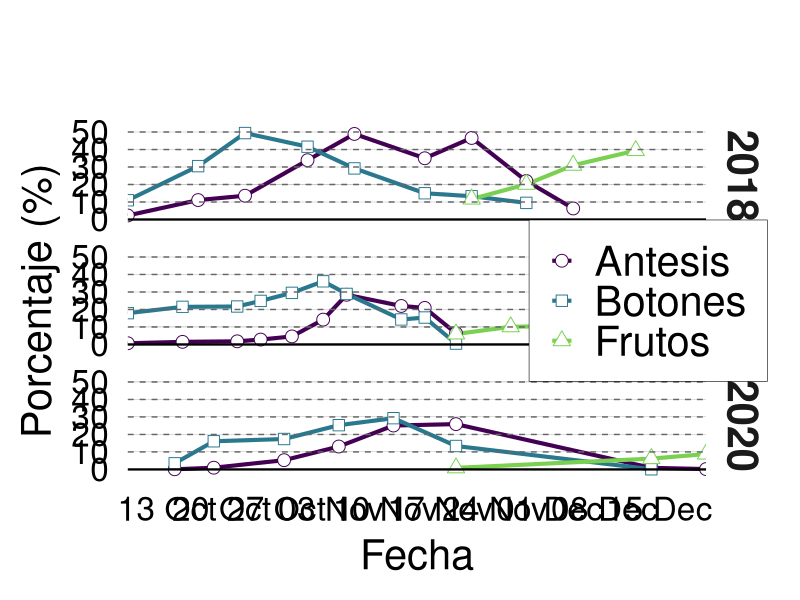
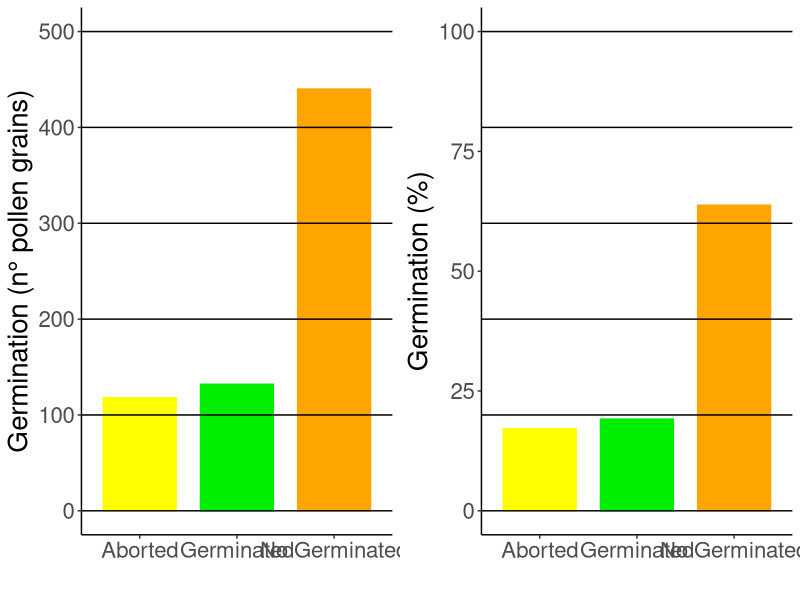

The R source for these figures, in order:
## ---- chunk 1
knitr::opts_chunk$set(warning = FALSE, message = FALSE, echo = FALSE)

#Load library
library(readxl)

#Create object "db_met_mor" which contains climate data
db_fen_mor <- read_excel("database.xlsx", sheet = "III_fenologia")

db_fen_mor$year<-as.factor(db_fen_mor$year)
db_fen_mor$date<-as.Date(db_fen_mor$date, format="%d/%m")
db_fen_mor$fen<-as.factor(db_fen_mor$fen)

db_fen_mor2<-subset(db_fen_mor, db_fen_mor$var >= 0.1)

library(ggplot2)
# f1<-ggplot(data=db_fen_mor2, aes(x=date, y=var, group = fen, color=fen, shape=fen)) +
#   geom_line(size=1.5,)+
#   scale_color_manual(values=c("yellow", "green2","orange"))+
#   geom_point(size=4, shape=20) +
#   labs(y="%", x="")+
#   theme(panel.grid.major.x = element_blank())+
#   facet_grid(year~.)+
#   theme_classic()+
#   theme(text = element_text(size=20))+
#   theme(legend.title=element_blank())+
#   theme(legend.position = c(0.10, 0.90))+
#   scale_x_date(date_breaks = "1 week", date_labels =  "%d %b")+
#   geom_hline(aes(yintercept=0), color="black")+
#   geom_hline(aes(yintercept=10), color="black")+
#   geom_hline(aes(yintercept=20), color="black")+
#   geom_hline(aes(yintercept=30), color="black")+
#   geom_hline(aes(yintercept=40), color="black")+
#   geom_hline(aes(yintercept=50), color="black")
# 
# f1

## ---- chunk 2
knitr::opts_chunk$set(warning = FALSE, message = FALSE, echo = FALSE)

# Cargar librerías necesarias
library(readxl)
library(ggplot2)
library(viridis)

# Leer datos
db_fen_mor <- read_excel("database.xlsx", sheet = "III_fenologia")

# Preprocesar datos
db_fen_mor$year <- as.factor(db_fen_mor$year)
db_fen_mor$date <- as.Date(db_fen_mor$date, format="%d/%m")
db_fen_mor$fen <- as.factor(db_fen_mor$fen)
db_fen_mor2 <- subset(db_fen_mor, db_fen_mor$var >= 0.1)

# Crear gráfico mejorado
gg_fenologia <- ggplot(data=db_fen_mor2, aes(x=date, y=var, group=fen, color=fen)) +
  geom_line(size=1.4) +
  geom_point(size=4, aes(shape=fen), fill="white") +
  scale_color_viridis_d(option="D", end=0.8) + # Usar paleta viridis
  scale_shape_manual(values=c(21, 22, 24)) +  # Formas de puntos distintas
  labs(
    y="Porcentaje (%)",
    x="Fecha",
    title="",
    subtitle=""
  ) +
  theme_minimal(base_size = 30) +  # Tema profesional
  theme(
    panel.grid.minor = element_blank(),
    panel.grid.major.x = element_blank(),
    legend.title = element_blank(),
    legend.position = c(0.90, 0.50),  # Ajustar posición de la leyenda
    legend.background = element_rect(fill="white", color="black", size=0.2),
    legend.text = element_text(size=30),
    strip.text = element_text(size=30, face="bold"),  # Texto en facetas
    plot.title = element_text(face="bold", size=16, hjust=0.5),
    panel.spacing = unit(1, "lines")
  ) +
    theme(panel.grid.major.y = element_line(size = 0.05, color = 'black')) +
    theme(panel.grid.major.x = element_blank()) +
    theme(text = element_text(size = 30, color = 'black')) +
    theme(axis.text = element_text(color = 'black')) +
  facet_grid(year~.) +
  scale_x_date(
    date_breaks = "1 week", 
    date_labels = "%d %b",
    expand = expansion(mult=c(0, 0))
  ) +
  scale_y_continuous(
    breaks=seq(0, 50, 10), 
    limits=c(0, 50),
    expand = expansion(mult=c(0.1, 0.1))
  ) +
  geom_hline(yintercept=seq(10, 50, 10), linetype="dashed", color="gray40", size=0.5) +
  geom_hline(yintercept=0, color="black", size=0.8)

# Mostrar gráfico
print(gg_fenologia)

# ggsave("gg_fenologia", plot = gg_fenologia, device = "tiff", width = 16, height = 8, units = "in", dpi = 300)

## ---- chunk 3
knitr::opts_chunk$set(warning = FALSE, message = FALSE, echo = FALSE)

# germinación de polen

polen<-c("Germinated", "No Germinated", "Aborted")
germ<-c(132,440,118)
porc<-c(19.1304348,	63.7681159,	17.1014493)
datag<-data.frame(polen,germ,porc)
str(datag)
datag$polen<-as.factor(polen)
datag <- as.data.frame(datag)

g1<-ggplot(data=datag, aes(x=polen, y=germ, fill=polen, color=polen)) +
  geom_bar(stat="identity", position="dodge", width=0.75)+
  scale_color_manual(values=c("yellow", "green2","orange"))+
  scale_fill_manual(values = (c("yellow", "green2","orange")))+
  labs(y="Germination (n° pollen grains)", x="")+
  theme(panel.grid.major.x = element_blank())+
  theme_classic()+
  theme(text = element_text(size=20))+
  theme(legend.position = "none")+
  geom_hline(aes(yintercept=0), color="black")+
  geom_hline(aes(yintercept=100), color="black")+
  geom_hline(aes(yintercept=200), color="black")+
  geom_hline(aes(yintercept=300), color="black")+
  geom_hline(aes(yintercept=400), color="black")+
  geom_hline(aes(yintercept=500), color="black")


g2<-ggplot(data=datag, aes(x=polen, y=porc, fill=polen, color=polen)) +
  geom_bar(stat="identity", position="dodge", width=0.75)+
  scale_color_manual(values=c("yellow", "green2","orange"))+
  scale_fill_manual(values = (c("yellow", "green2","orange")))+
  labs(y="Germination (%)", x="")+
  theme(panel.grid.major.x = element_blank())+
  theme_classic()+
  theme(text = element_text(size=20))+
  theme(legend.position = "none")+
  geom_hline(aes(yintercept=0), color="black")+
  geom_hline(aes(yintercept=20), color="black")+
  geom_hline(aes(yintercept=40), color="black")+
  geom_hline(aes(yintercept=60), color="black")+
  geom_hline(aes(yintercept=80), color="black")+
  geom_hline(aes(yintercept=100), color="black")


library(ggpubr)
gg_polengerm <- ggarrange(g1, g2)
gg_polengerm
